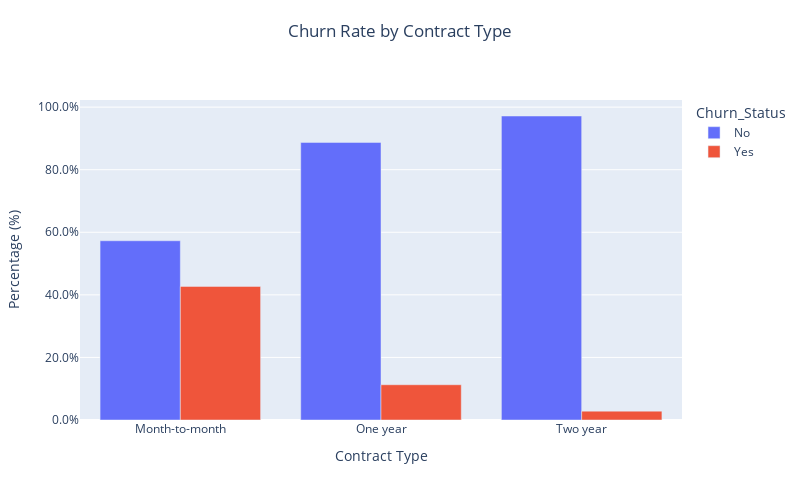

This figure's notebook cell:
### Markdown cell above
### Churn Rate by Contract Type

### Code cell
# Calculate churn rates by contract type
churn_by_contract = df.groupby('Contract')['Churn'].value_counts(normalize=True).unstack()

# Reset index to make Contract a column
churn_by_contract_reset = churn_by_contract.reset_index()

# Calculate total customers in each contract type
contract_counts = df['Contract'].value_counts()

# Melt the dataframe for proper plotting
churn_by_contract_melted = churn_by_contract_reset.melt(
    id_vars=['Contract'],
    var_name='Churn_Status',
    value_name='Percentage'
)

# Create enhanced bar plot
fig_contract = px.bar(
    churn_by_contract_melted,
    x='Contract',
    y='Percentage',
    color='Churn_Status',
    title='Churn Rate by Contract Type',
    barmode='group',
    width=800,
    height=500,
    # text=churn_by_contract_melted['Percentage'].round(3) * 100
)

# Update layout
fig_contract.update_layout(
    title={
        'text': 'Churn Rate by Contract Type',
        'y':0.95,
        'x':0.5,
        'xanchor': 'center',
        'yanchor': 'top'
    },
    xaxis_title="Contract Type",
    yaxis_title="Percentage (%)",
    yaxis_tickformat=',.1%'
)

# Update traces to show percentages
# fig_contract.update_traces(texttemplate='%{text:.1f}%', textposition='outside')

fig_contract.show()

# Print detailed statistics
print("\nDetailed Analysis of Churn by Contract Type:")
print("\n1. Churn Rates:")
for contract in churn_by_contract.index:
    print(f"\n{contract}:")
    print(f"Retention Rate: {churn_by_contract.loc[contract, 'No']*100:.1f}%")
    print(f"Churn Rate: {churn_by_contract.loc[contract, 'Yes']*100:.1f}%")
    print(f"Total Customers: {contract_counts[contract]}")

### Figure 1 — Plotly figure (JSON) as saved in the notebook; plotly's stock layout.template omitted (floating-point values rounded to 4 significant figures)
{"data": [{"alignmentgroup": "True", "hovertemplate": "Churn_Status=No<br>Contract=%{x}<br>Percentage=%{y}<extra></extra>", "legendgroup": "No", "marker": {"color": "#636efa", "pattern": {"shape": ""}}, "name": "No", "offsetgroup": "No", "orientation": "v", "showlegend": true, "textposition": "auto", "type": "bar", "x": ["Month-to-month", "One year", "Two year"], "xaxis": "x", "y": [0.5729, 0.8873, 0.9717], "yaxis": "y"}, {"alignmentgroup": "True", "hovertemplate": "Churn_Status=Yes<br>Contract=%{x}<br>Percentage=%{y}<extra></extra>", "legendgroup": "Yes", "marker": {"color": "#EF553B", "pattern": {"shape": ""}}, "name": "Yes", "offsetgroup": "Yes", "orientation": "v", "showlegend": true, "textposition": "auto", "type": "bar", "x": ["Month-to-month", "One year", "Two year"], "xaxis": "x", "y": [0.4271, 0.1127, 0.02832], "yaxis": "y"}], "layout": {"barmode": "group", "height": 500, "legend": {"title": {"text": "Churn_Status"}, "tracegroupgap": 0}, "title": {"text": "Churn Rate by Contract Type", "x": 0.5, "xanchor": "center", "y": 0.95, "yanchor": "top"}, "width": 800, "xaxis": {"anchor": "y", "domain": [0, 1], "title": {"text": "Contract Type"}}, "yaxis": {"anchor": "x", "domain": [0, 1], "tickformat": ",.1%", "title": {"text": "Percentage (%)"}}}}
